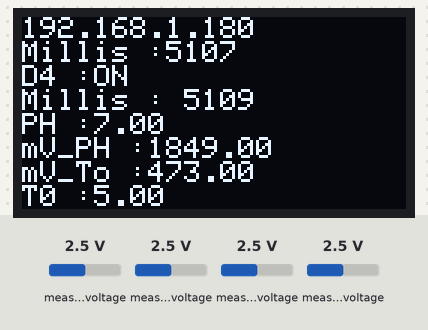
A sketch run on a simulated Arduino Uno, built with avr-gcc and run on an emulated ATmega328P. Shown: 128×64 one-colour display. The test bench sets the inputs (shaded band); at power-on: measured voltage 2.5 V. Random numbers use the default seed unless the sketch sets one.

Above: at 5.2 s.
At 11.2 s:
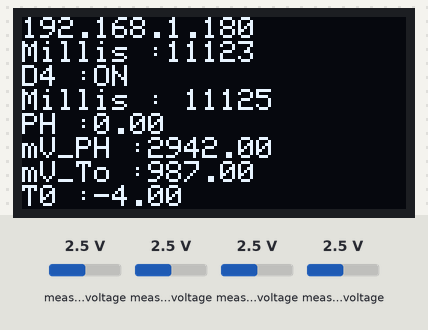
At 15.2 s:
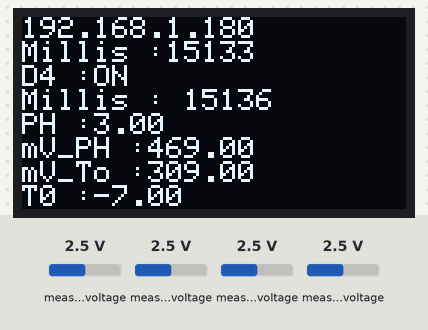
At 19.2 s:
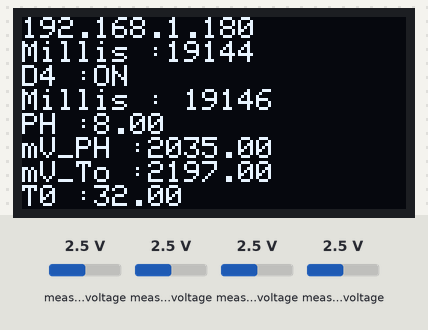
At 27.3 s:
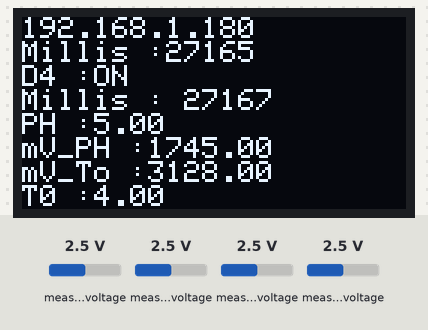
At 35.3 s:
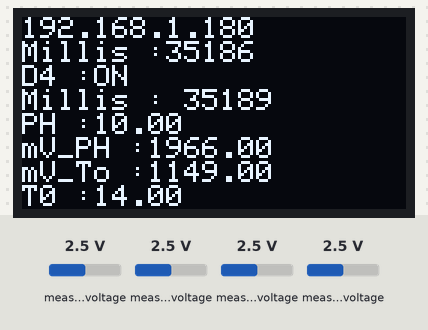

Measured:
- what the display in image 0 shows lasts 2.0 s, from 5.1 s to 7.1 s

The sketch:

display_ssd1306.ino
```cpp
#include <Adafruit_ADS1015.h>
#include <OneWire.h>
#include <DallasTemperature.h>

// GPIO where the DS18B20 is connected to
const int oneWireBus = 3;
OneWire oneWire(oneWireBus);
DallasTemperature sensors(&oneWire);
Adafruit_ADS1115 ads;  /* Use this for the 16-bit version */

float PH;
float mV_PH;
float To;
float mV_To;

float PH_ant;
float mV_PH_ant;
float To_ant;


void setup() {
  Serial.begin(9600);
  setup_PH_45020();
  init_display();
}

void loop() {
  PH_45020();
   display_ssd1306();
}

void setup_PH_45020(){
        // Comenzamos la lectura del sensor de ph a traves del ADS1115
        sensors.begin();
        // The ADC input range (or gain) can be changed via the following
        // functions, but be careful never to exceed VDD +0.3V max, or to
        // exceed the upper and lower limits if you adjust the input range!
        // Setting these values incorrectly may destroy your ADC!
        //                                                                ADS1015  ADS1115
        //                                                                -------  -------
        // ads.setGain(GAIN_TWOTHIRDS);  // 2/3x gain +/- 6.144V  1 bit = 3mV      0.1875mV (default)
           ads.setGain(GAIN_ONE);        // 1x gain   +/- 4.096V  1 bit = 2mV      0.125mV
        // ads.setGain(GAIN_TWO);        // 2x gain   +/- 2.048V  1 bit = 1mV      0.0625mV
        // ads.setGain(GAIN_FOUR);       // 4x gain   +/- 1.024V  1 bit = 0.5mV    0.03125mV
        // ads.setGain(GAIN_EIGHT);      // 8x gain   +/- 0.512V  1 bit = 0.25mV   0.015625mV
        // ads.setGain(GAIN_SIXTEEN);    // 16x gain  +/- 0.256V  1 bit = 0.125mV  0.0078125mV
        ads.begin();
}

void PH_45020(){
  //float multiplier = 0.1875F; /* ADS1115  @ +/- 6.144V gain (16-bit results) */
  float multiplier = 0.125F;  // ganancia 1
  int16_t results = ads.readADC_Differential_0_1();
  mV_PH_ant=mV_PH;
  mV_PH=results * multiplier;
  PH_ant=PH;
  PH=1*mV_PH+0;

  //calibración el 22 de julio de 2020
  //y=-0.0058x+22.035


  int16_t results2 = ads.readADC_Differential_2_3();
 // mV_To_ant=mV_To;
  To_ant=To;
  mV_To=results2 * multiplier;
  To=mV_To;


}
```

ssd1306_display.ino
```cpp
#include <Wire.h>
#include <Adafruit_GFX.h>
#include <Adafruit_SSD1306.h>

boolean flip;
long time_display=2000;
long time_display_ant;
#define SCREEN_WIDTH 128 // OLED display width, in pixels
#define SCREEN_HEIGHT 64 // OLED display height, in pixels
Adafruit_SSD1306 display(SCREEN_WIDTH, SCREEN_HEIGHT, &Wire, -1);

void init_display(){
 if(!display.begin(SSD1306_SWITCHCAPVCC, 0x3C)) { // Address 0x3D for 128x64
    Serial.println(F("SSD1306 allocation failed"));
    for(;;);
  }
  delay(5000);
  display.clearDisplay();
  display.setTextSize(1);
  display.setTextColor(WHITE);
  display.setCursor(0, 10);
  display.println("Hello, world!");
  display.display();
}

void display_ssd1306(){

     if((millis()-time_display_ant )<time_display){
          return;
         }
      time_display_ant =millis();


  flip=!flip;

  display.clearDisplay();
 display.setTextSize(1);
  if (flip) {
  display.setTextColor(WHITE);
  }else{
    display.setTextColor(INVERSE);
  }

  PH=random(0,12);
  mV_PH=random(0,3300);
  mV_To=random(0,3300);
  To=random(-12,45);

  display.setCursor(0, 0);
  display.println("192.168.1.180");
  display.print("Millis :");display.println(millis());
  display.print("D4 :");display.println("ON");
  display.print("Millis : ");display.println(millis());
  display.print("PH :");display.println(PH);
  display.print("mV_PH :");display.println(mV_PH);
  display.print("mV_To :");display.println(mV_To);
  display.print("T0 :");display.println(To);
  display.display();
}
```
